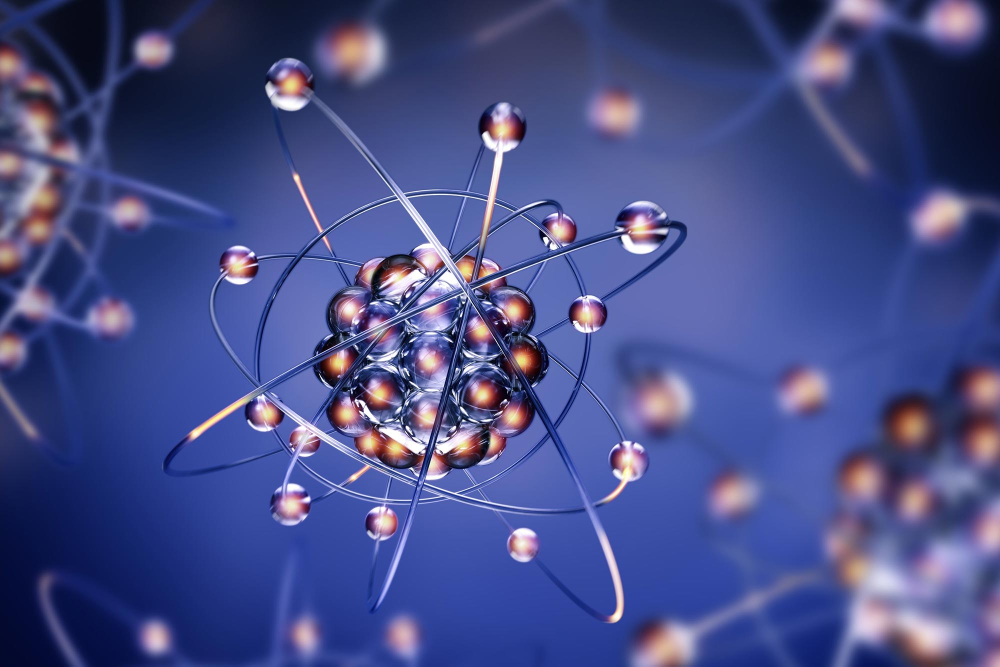
#> input picture sample.jpg, 2000 x 1333 px, found by its file name (shown at 1/2 size)
$ python translasi.py
#> lines starting #> are read from the running program, lines starting #| are printed output that depends on the picture
import cv2 as cv
import numpy as np
# import os

# os.chdir('Geometri/')

img = cv.imread('./sample.jpg')
#> img is the input picture: shape (1333, 2000, 3); mean B, G, R 135.3, 78, 70.9
# sample = [
#     [1, 0, 0, 0, 1],
#     [1, 1, 0, 0, 1],
#     [1, 0, 1, 0, 1],
#     [1, 0, 0, 1, 1],
#     [1, 0, 0, 0, 1]
# ]

# sample = np.array(sample)

# print(img)0
sample = cv.resize(img, (600, 500), interpolation=cv.INTER_AREA)
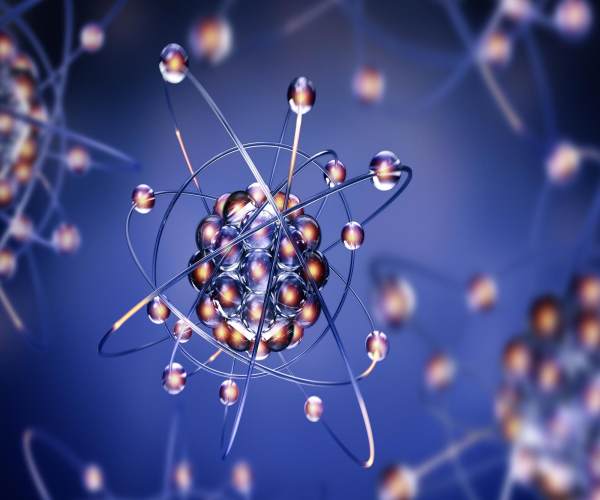
#> sample: shape (500, 600, 3); mean B, G, R 135.3, 78, 70.9

# sample = cv.cvtColor(sample, cv.COLOR_BGR2GRAY)

translationX = -100
translationY = -300

imgRow = len(sample)
#> imgRow = 500
imgCol = len(sample[0])
#> imgCol = 600
imgCh = len(sample[0, 0])
#> imgCh = 3

imgTrans = np.zeros((imgRow, imgCol, imgCh))
imgTrans = imgTrans.astype(np.uint8)

for row in range(imgRow):
    for col in range(imgCol):
         for ch in range(imgCh) :
            newRow = row + translationX
            newCol = col + translationY

            if 0 < newRow < imgRow and 0 < newCol < imgCol:
                imgTrans[newRow, newCol, ch] = sample[row, col, ch]
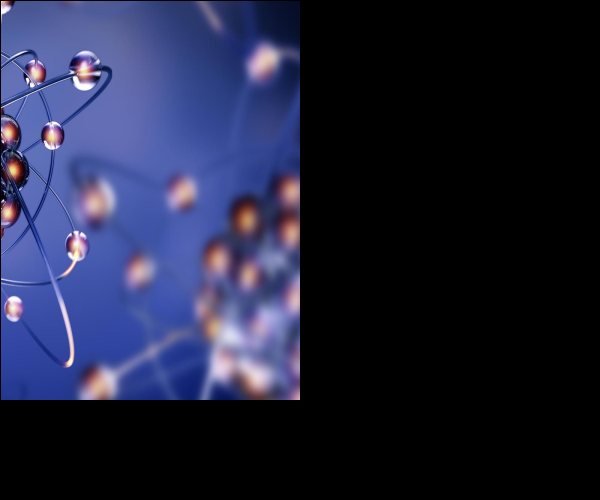
#> imgTrans: shape (500, 600, 3); mean B, G, R 60, 35.2, 32.2

# print(imgCh)
# print()
# print(imgTrans[:, :])
cv.imshow('sample', sample)
cv.imshow('result', imgTrans)
cv.waitKey(0)
cv.destroyAllWindows()

$ run again, with Bunga_Mawar_Merah.jpg copied over sample.jpg
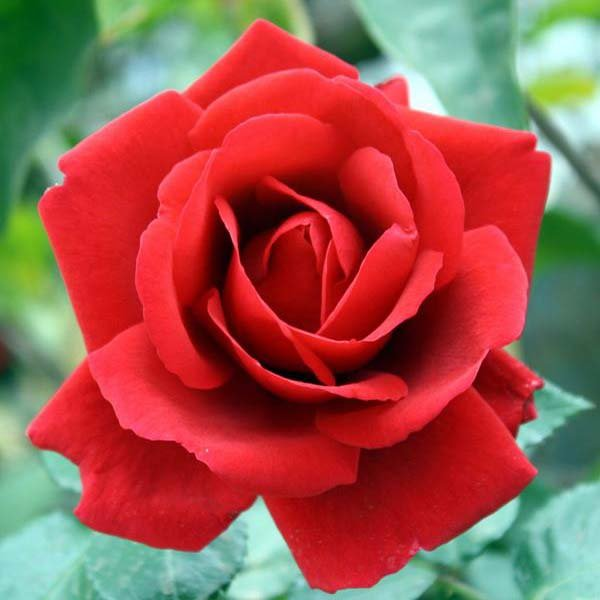
#> input picture Bunga_Mawar_Merah.jpg, 600 x 600 px, found by its file name
#> img is the input picture: shape (600, 600, 3); mean B, G, R 76.9, 86.3, 159.2
#> `sample = cv.resize(img, (600, 500), interpolation=cv.INTER_AREA)`:
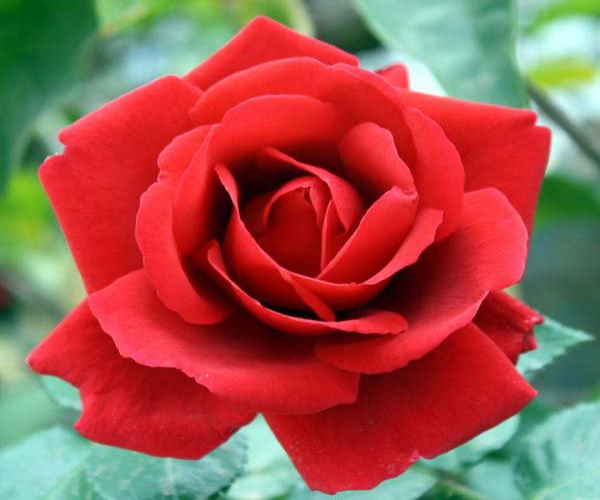
#> sample: shape (500, 600, 3); mean B, G, R 76.9, 86.3, 159.2
#> imgRow = 500
#> imgCol = 600
#> imgCh = 3
#> after the loop `for row in range(imgRow):`:
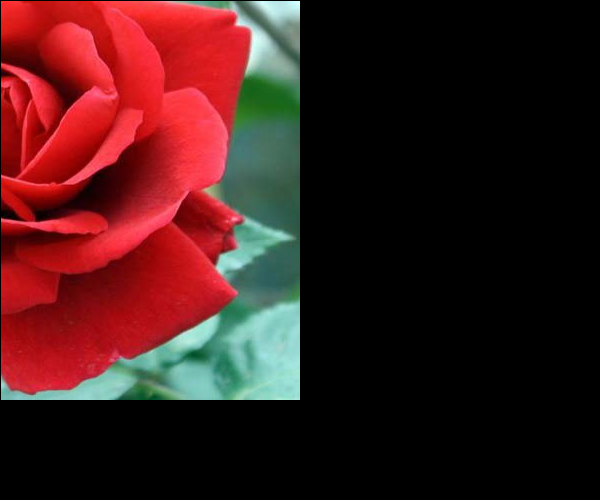
#> imgTrans: shape (500, 600, 3); mean B, G, R 25.2, 26, 62.7
